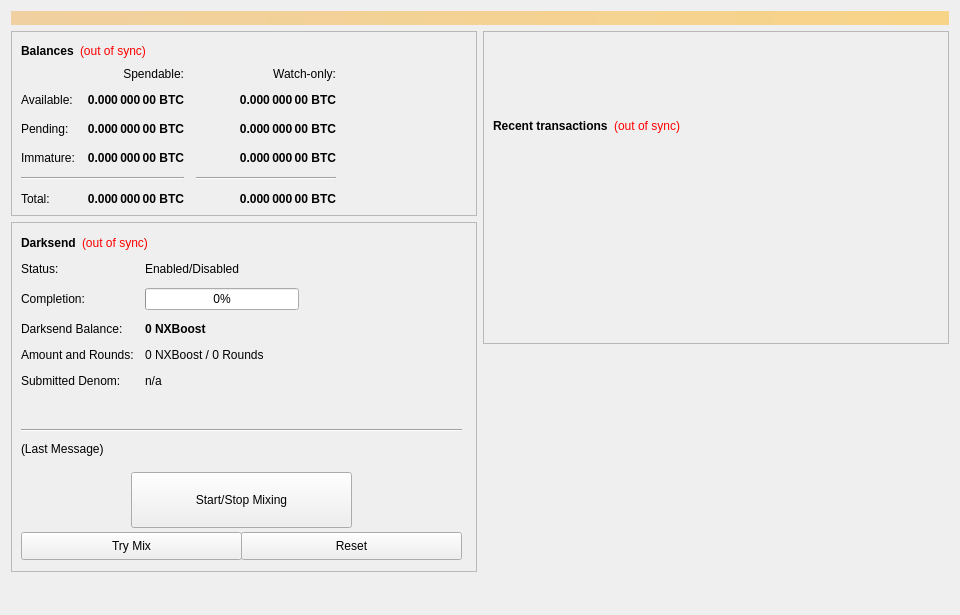
<?xml version="1.0" encoding="UTF-8"?>
<ui version="4.0">
 <class>OverviewPage</class>
 <widget class="QWidget" name="OverviewPage">
  <property name="geometry">
   <rect>
    <x>0</x>
    <y>0</y>
    <width>960</width>
    <height>615</height>
   </rect>
  </property>
  <property name="minimumSize">
   <size>
    <width>960</width>
    <height>0</height>
   </size>
  </property>
  <property name="windowTitle">
   <string>Form</string>
  </property>
  <layout class="QVBoxLayout" name="topLayout">
   <item>
    <widget class="QLabel" name="labelAlerts">
     <property name="visible">
      <bool>false</bool>
     </property>
     <property name="styleSheet">
      <string notr="true">background-color: qlineargradient(x1: 0, y1: 0, x2: 1, y2: 0, stop:0 #F0D0A0, stop:1 #F8D488); color:#000000;</string>
     </property>
     <property name="wordWrap">
      <bool>true</bool>
     </property>
     <property name="margin">
      <number>3</number>
     </property>
    </widget>
   </item>
   <item>
    <layout class="QHBoxLayout" name="horizontalLayout" stretch="1,1">
     <item>
      <layout class="QVBoxLayout" name="verticalLayout_2">
       <item>
        <widget class="QFrame" name="frame">
         <property name="frameShape">
          <enum>QFrame::StyledPanel</enum>
         </property>
         <property name="frameShadow">
          <enum>QFrame::Raised</enum>
         </property>
         <layout class="QVBoxLayout" name="verticalLayout_4">
          <item>
           <layout class="QHBoxLayout" name="horizontalLayout_4">
            <item>
             <widget class="QLabel" name="label_5">
              <property name="font">
               <font>
                <weight>75</weight>
                <bold>true</bold>
               </font>
              </property>
              <property name="text">
               <string>Balances</string>
              </property>
             </widget>
            </item>
            <item>
             <widget class="QLabel" name="labelWalletStatus">
              <property name="cursor">
               <cursorShape>WhatsThisCursor</cursorShape>
              </property>
              <property name="toolTip">
               <string>The displayed information may be out of date. Your wallet automatically synchronizes with the NXBoost network after a connection is established, but this process has not completed yet.</string>
              </property>
              <property name="styleSheet">
               <string notr="true">QLabel { color: red; }</string>
              </property>
              <property name="text">
               <string notr="true">(out of sync)</string>
              </property>
              <property name="alignment">
               <set>Qt::AlignLeading|Qt::AlignLeft|Qt::AlignVCenter</set>
              </property>
             </widget>
            </item>
            <item>
             <spacer name="horizontalSpacer_3">
              <property name="orientation">
               <enum>Qt::Horizontal</enum>
              </property>
              <property name="sizeHint" stdset="0">
               <size>
                <width>40</width>
                <height>20</height>
               </size>
              </property>
             </spacer>
            </item>
           </layout>
          </item>
          <item>
           <layout class="QGridLayout" name="gridLayout">
            <property name="spacing">
             <number>12</number>
            </property>
            <item row="2" column="2">
             <widget class="QLabel" name="labelWatchPending">
              <property name="font">
               <font>
                <weight>75</weight>
                <bold>true</bold>
               </font>
              </property>
              <property name="cursor">
               <cursorShape>IBeamCursor</cursorShape>
              </property>
              <property name="toolTip">
               <string>Unconfirmed transactions to watch-only addresses</string>
              </property>
              <property name="text">
               <string notr="true">0.000 000 00 BTC</string>
              </property>
              <property name="alignment">
               <set>Qt::AlignRight|Qt::AlignTrailing|Qt::AlignVCenter</set>
              </property>
              <property name="textInteractionFlags">
               <set>Qt::LinksAccessibleByMouse|Qt::TextSelectableByKeyboard|Qt::TextSelectableByMouse</set>
              </property>
             </widget>
            </item>
            <item row="2" column="1">
             <widget class="QLabel" name="labelUnconfirmed">
              <property name="font">
               <font>
                <weight>75</weight>
                <bold>true</bold>
               </font>
              </property>
              <property name="cursor">
               <cursorShape>IBeamCursor</cursorShape>
              </property>
              <property name="toolTip">
               <string>Total of transactions that have yet to be confirmed, and do not yet count toward the spendable balance</string>
              </property>
              <property name="text">
               <string notr="true">0.000 000 00 BTC</string>
              </property>
              <property name="alignment">
               <set>Qt::AlignRight|Qt::AlignTrailing|Qt::AlignVCenter</set>
              </property>
              <property name="textInteractionFlags">
               <set>Qt::LinksAccessibleByMouse|Qt::TextSelectableByKeyboard|Qt::TextSelectableByMouse</set>
              </property>
             </widget>
            </item>
            <item row="3" column="2">
             <widget class="QLabel" name="labelWatchImmature">
              <property name="font">
               <font>
                <weight>75</weight>
                <bold>true</bold>
               </font>
              </property>
              <property name="cursor">
               <cursorShape>IBeamCursor</cursorShape>
              </property>
              <property name="toolTip">
               <string>Staked or masternode rewards in watch-only addresses that has not yet matured</string>
              </property>
              <property name="text">
               <string notr="true">0.000 000 00 BTC</string>
              </property>
              <property name="alignment">
               <set>Qt::AlignRight|Qt::AlignTrailing|Qt::AlignVCenter</set>
              </property>
              <property name="textInteractionFlags">
               <set>Qt::LinksAccessibleByMouse|Qt::TextSelectableByKeyboard|Qt::TextSelectableByMouse</set>
              </property>
             </widget>
            </item>
            <item row="4" column="0" colspan="2">
             <widget class="Line" name="lineSpendableBalance">
              <property name="orientation">
               <enum>Qt::Horizontal</enum>
              </property>
             </widget>
            </item>
            <item row="4" column="2">
             <widget class="Line" name="lineWatchBalance">
              <property name="sizePolicy">
               <sizepolicy hsizetype="Preferred" vsizetype="Fixed">
                <horstretch>0</horstretch>
                <verstretch>0</verstretch>
               </sizepolicy>
              </property>
              <property name="minimumSize">
               <size>
                <width>140</width>
                <height>0</height>
               </size>
              </property>
              <property name="orientation">
               <enum>Qt::Horizontal</enum>
              </property>
             </widget>
            </item>
            <item row="5" column="0">
             <widget class="QLabel" name="labelTotalText">
              <property name="text">
               <string>Total:</string>
              </property>
             </widget>
            </item>
            <item row="3" column="1">
             <widget class="QLabel" name="labelImmature">
              <property name="font">
               <font>
                <weight>75</weight>
                <bold>true</bold>
               </font>
              </property>
              <property name="cursor">
               <cursorShape>IBeamCursor</cursorShape>
              </property>
              <property name="toolTip">
               <string>Staked or masternode rewards that has not yet matured</string>
              </property>
              <property name="text">
               <string notr="true">0.000 000 00 BTC</string>
              </property>
              <property name="alignment">
               <set>Qt::AlignRight|Qt::AlignTrailing|Qt::AlignVCenter</set>
              </property>
              <property name="textInteractionFlags">
               <set>Qt::LinksAccessibleByMouse|Qt::TextSelectableByKeyboard|Qt::TextSelectableByMouse</set>
              </property>
             </widget>
            </item>
            <item row="2" column="3">
             <spacer name="horizontalSpacer_2">
              <property name="orientation">
               <enum>Qt::Horizontal</enum>
              </property>
              <property name="sizeHint" stdset="0">
               <size>
                <width>40</width>
                <height>20</height>
               </size>
              </property>
             </spacer>
            </item>
            <item row="3" column="0">
             <widget class="QLabel" name="labelImmatureText">
              <property name="text">
               <string>Immature:</string>
              </property>
             </widget>
            </item>
            <item row="5" column="1">
             <widget class="QLabel" name="labelTotal">
              <property name="font">
               <font>
                <weight>75</weight>
                <bold>true</bold>
               </font>
              </property>
              <property name="cursor">
               <cursorShape>IBeamCursor</cursorShape>
              </property>
              <property name="toolTip">
               <string>Your current total balance</string>
              </property>
              <property name="text">
               <string notr="true">0.000 000 00 BTC</string>
              </property>
              <property name="alignment">
               <set>Qt::AlignRight|Qt::AlignTrailing|Qt::AlignVCenter</set>
              </property>
              <property name="textInteractionFlags">
               <set>Qt::LinksAccessibleByMouse|Qt::TextSelectableByKeyboard|Qt::TextSelectableByMouse</set>
              </property>
             </widget>
            </item>
            <item row="5" column="2">
             <widget class="QLabel" name="labelWatchTotal">
              <property name="font">
               <font>
                <weight>75</weight>
                <bold>true</bold>
               </font>
              </property>
              <property name="cursor">
               <cursorShape>IBeamCursor</cursorShape>
              </property>
              <property name="toolTip">
               <string>Current total balance in watch-only addresses</string>
              </property>
              <property name="text">
               <string notr="true">0.000 000 00 BTC</string>
              </property>
              <property name="alignment">
               <set>Qt::AlignRight|Qt::AlignTrailing|Qt::AlignVCenter</set>
              </property>
              <property name="textInteractionFlags">
               <set>Qt::LinksAccessibleByMouse|Qt::TextSelectableByKeyboard|Qt::TextSelectableByMouse</set>
              </property>
             </widget>
            </item>
            <item row="0" column="2">
             <widget class="QLabel" name="labelWatchonly">
              <property name="text">
               <string>Watch-only:</string>
              </property>
              <property name="alignment">
               <set>Qt::AlignRight|Qt::AlignTrailing|Qt::AlignVCenter</set>
              </property>
             </widget>
            </item>
            <item row="1" column="0">
             <widget class="QLabel" name="labelBalanceText">
              <property name="text">
               <string>Available:</string>
              </property>
             </widget>
            </item>
            <item row="1" column="1">
             <widget class="QLabel" name="labelBalance">
              <property name="font">
               <font>
                <weight>75</weight>
                <bold>true</bold>
               </font>
              </property>
              <property name="cursor">
               <cursorShape>IBeamCursor</cursorShape>
              </property>
              <property name="toolTip">
               <string>Your current spendable balance</string>
              </property>
              <property name="text">
               <string notr="true">0.000 000 00 BTC</string>
              </property>
              <property name="alignment">
               <set>Qt::AlignRight|Qt::AlignTrailing|Qt::AlignVCenter</set>
              </property>
              <property name="textInteractionFlags">
               <set>Qt::LinksAccessibleByMouse|Qt::TextSelectableByKeyboard|Qt::TextSelectableByMouse</set>
              </property>
             </widget>
            </item>
            <item row="1" column="2">
             <widget class="QLabel" name="labelWatchAvailable">
              <property name="font">
               <font>
                <weight>75</weight>
                <bold>true</bold>
               </font>
              </property>
              <property name="cursor">
               <cursorShape>IBeamCursor</cursorShape>
              </property>
              <property name="toolTip">
               <string>Your current balance in watch-only addresses</string>
              </property>
              <property name="text">
               <string notr="true">0.000 000 00 BTC</string>
              </property>
              <property name="alignment">
               <set>Qt::AlignRight|Qt::AlignTrailing|Qt::AlignVCenter</set>
              </property>
              <property name="textInteractionFlags">
               <set>Qt::LinksAccessibleByMouse|Qt::TextSelectableByKeyboard|Qt::TextSelectableByMouse</set>
              </property>
             </widget>
            </item>
            <item row="2" column="0">
             <widget class="QLabel" name="labelPendingText">
              <property name="text">
               <string>Pending:</string>
              </property>
             </widget>
            </item>
            <item row="0" column="1">
             <widget class="QLabel" name="labelSpendable">
              <property name="text">
               <string>Spendable:</string>
              </property>
              <property name="alignment">
               <set>Qt::AlignRight|Qt::AlignTrailing|Qt::AlignVCenter</set>
              </property>
             </widget>
            </item>
           </layout>
          </item>
         </layout>
        </widget>
       </item>
       <item>
        <widget class="QFrame" name="frameDarksend">
         <property name="minimumSize">
          <size>
           <width>0</width>
           <height>350</height>
          </size>
         </property>
         <property name="layoutDirection">
          <enum>Qt::LeftToRight</enum>
         </property>
         <property name="frameShape">
          <enum>QFrame::StyledPanel</enum>
         </property>
         <property name="frameShadow">
          <enum>QFrame::Raised</enum>
         </property>
         <widget class="QWidget" name="formLayoutWidget">
          <property name="geometry">
           <rect>
            <x>10</x>
            <y>40</y>
            <width>451</width>
            <height>161</height>
           </rect>
          </property>
          <layout class="QFormLayout" name="formLayout">
           <property name="fieldGrowthPolicy">
            <enum>QFormLayout::AllNonFixedFieldsGrow</enum>
           </property>
           <property name="horizontalSpacing">
            <number>11</number>
           </property>
           <property name="verticalSpacing">
            <number>12</number>
           </property>
           <item row="0" column="0">
            <widget class="QLabel" name="label_6">
             <property name="text">
              <string>Status:</string>
             </property>
            </widget>
           </item>
           <item row="1" column="0">
            <widget class="QLabel" name="label_7">
             <property name="text">
              <string>Completion:</string>
             </property>
            </widget>
           </item>
           <item row="1" column="1">
            <widget class="QProgressBar" name="DarksendProgress">
             <property name="maximumSize">
              <size>
               <width>154</width>
               <height>16777215</height>
              </size>
             </property>
             <property name="value">
              <number>0</number>
             </property>
            </widget>
           </item>
           <item row="2" column="0">
            <widget class="QLabel" name="labelAnonymizedText">
             <property name="text">
              <string>Darksend Balance:</string>
             </property>
            </widget>
           </item>
           <item row="2" column="1">
            <widget class="QLabel" name="labelAnonymized">
             <property name="font">
              <font>
               <weight>75</weight>
               <bold>true</bold>
              </font>
             </property>
             <property name="text">
              <string notr="true">0 NXBoost</string>
             </property>
            </widget>
           </item>
           <item row="3" column="0">
            <widget class="QLabel" name="label_8">
             <property name="text">
              <string>Amount and Rounds:</string>
             </property>
            </widget>
           </item>
           <item row="3" column="1">
            <widget class="QLabel" name="labelAmountRounds">
             <property name="text">
              <string>0 NXBoost / 0 Rounds</string>
             </property>
            </widget>
           </item>
           <item row="4" column="0">
            <widget class="QLabel" name="label_9">
             <property name="text">
              <string>Submitted Denom:</string>
             </property>
            </widget>
           </item>
           <item row="4" column="1">
            <widget class="QLabel" name="labelSubmittedDenom">
             <property name="toolTip">
              <string>The denominations you submitted to the Masternode.&lt;br&gt;To mix, other users must submit the exact same denominations.</string>
             </property>
             <property name="text">
              <string>n/a</string>
             </property>
            </widget>
           </item>
           <item row="0" column="1">
            <widget class="QLabel" name="DarksendEnabled">
             <property name="text">
              <string>Enabled/Disabled</string>
             </property>
            </widget>
           </item>
          </layout>
         </widget>
         <widget class="QPushButton" name="runAutoDenom">
          <property name="geometry">
           <rect>
            <x>251</x>
            <y>17</y>
            <width>1</width>
            <height>1</height>
           </rect>
          </property>
          <property name="palette">
           <palette>
            <active>
             <colorrole role="WindowText">
              <brush brushstyle="SolidPattern">
               <color alpha="255">
                <red>0</red>
                <green>0</green>
                <blue>0</blue>
               </color>
              </brush>
             </colorrole>
             <colorrole role="Button">
              <brush brushstyle="SolidPattern">
               <color alpha="255">
                <red>239</red>
                <green>238</green>
                <blue>238</blue>
               </color>
              </brush>
             </colorrole>
             <colorrole role="Light">
              <brush brushstyle="SolidPattern">
               <color alpha="255">
                <red>255</red>
                <green>255</green>
                <blue>255</blue>
               </color>
              </brush>
             </colorrole>
             <colorrole role="Midlight">
              <brush brushstyle="SolidPattern">
               <color alpha="255">
                <red>247</red>
                <green>246</green>
                <blue>246</blue>
               </color>
              </brush>
             </colorrole>
             <colorrole role="Dark">
              <brush brushstyle="SolidPattern">
               <color alpha="255">
                <red>119</red>
                <green>119</green>
                <blue>119</blue>
               </color>
              </brush>
             </colorrole>
             <colorrole role="Mid">
              <brush brushstyle="SolidPattern">
               <color alpha="255">
                <red>159</red>
                <green>159</green>
                <blue>159</blue>
               </color>
              </brush>
             </colorrole>
             <colorrole role="Text">
              <brush brushstyle="SolidPattern">
               <color alpha="255">
                <red>0</red>
                <green>0</green>
                <blue>0</blue>
               </color>
              </brush>
             </colorrole>
             <colorrole role="BrightText">
              <brush brushstyle="SolidPattern">
               <color alpha="255">
                <red>255</red>
                <green>255</green>
                <blue>255</blue>
               </color>
              </brush>
             </colorrole>
             <colorrole role="ButtonText">
              <brush brushstyle="SolidPattern">
               <color alpha="255">
                <red>0</red>
                <green>0</green>
                <blue>0</blue>
               </color>
              </brush>
             </colorrole>
             <colorrole role="Base">
              <brush brushstyle="SolidPattern">
               <color alpha="255">
                <red>255</red>
                <green>255</green>
                <blue>255</blue>
               </color>
              </brush>
             </colorrole>
             <colorrole role="Window">
              <brush brushstyle="SolidPattern">
               <color alpha="255">
                <red>239</red>
                <green>238</green>
                <blue>238</blue>
               </color>
              </brush>
             </colorrole>
             <colorrole role="Shadow">
              <brush brushstyle="SolidPattern">
               <color alpha="255">
                <red>0</red>
                <green>0</green>
                <blue>0</blue>
               </color>
              </brush>
             </colorrole>
             <colorrole role="AlternateBase">
              <brush brushstyle="SolidPattern">
               <color alpha="255">
                <red>247</red>
                <green>246</green>
                <blue>246</blue>
               </color>
              </brush>
             </colorrole>
             <colorrole role="ToolTipBase">
              <brush brushstyle="SolidPattern">
               <color alpha="255">
                <red>255</red>
                <green>255</green>
                <blue>220</blue>
               </color>
              </brush>
             </colorrole>
             <colorrole role="ToolTipText">
              <brush brushstyle="SolidPattern">
               <color alpha="255">
                <red>0</red>
                <green>0</green>
                <blue>0</blue>
               </color>
              </brush>
             </colorrole>
            </active>
            <inactive>
             <colorrole role="WindowText">
              <brush brushstyle="SolidPattern">
               <color alpha="255">
                <red>0</red>
                <green>0</green>
                <blue>0</blue>
               </color>
              </brush>
             </colorrole>
             <colorrole role="Button">
              <brush brushstyle="SolidPattern">
               <color alpha="255">
                <red>239</red>
                <green>238</green>
                <blue>238</blue>
               </color>
              </brush>
             </colorrole>
             <colorrole role="Light">
              <brush brushstyle="SolidPattern">
               <color alpha="255">
                <red>255</red>
                <green>255</green>
                <blue>255</blue>
               </color>
              </brush>
             </colorrole>
             <colorrole role="Midlight">
              <brush brushstyle="SolidPattern">
               <color alpha="255">
                <red>247</red>
                <green>246</green>
                <blue>246</blue>
               </color>
              </brush>
             </colorrole>
             <colorrole role="Dark">
              <brush brushstyle="SolidPattern">
               <color alpha="255">
                <red>119</red>
                <green>119</green>
                <blue>119</blue>
               </color>
              </brush>
             </colorrole>
             <colorrole role="Mid">
              <brush brushstyle="SolidPattern">
               <color alpha="255">
                <red>159</red>
                <green>159</green>
                <blue>159</blue>
               </color>
              </brush>
             </colorrole>
             <colorrole role="Text">
              <brush brushstyle="SolidPattern">
               <color alpha="255">
                <red>0</red>
                <green>0</green>
                <blue>0</blue>
               </color>
              </brush>
             </colorrole>
             <colorrole role="BrightText">
              <brush brushstyle="SolidPattern">
               <color alpha="255">
                <red>255</red>
                <green>255</green>
                <blue>255</blue>
               </color>
              </brush>
             </colorrole>
             <colorrole role="ButtonText">
              <brush brushstyle="SolidPattern">
               <color alpha="255">
                <red>0</red>
                <green>0</green>
                <blue>0</blue>
               </color>
              </brush>
             </colorrole>
             <colorrole role="Base">
              <brush brushstyle="SolidPattern">
               <color alpha="255">
                <red>255</red>
                <green>255</green>
                <blue>255</blue>
               </color>
              </brush>
             </colorrole>
             <colorrole role="Window">
              <brush brushstyle="SolidPattern">
               <color alpha="255">
                <red>239</red>
                <green>238</green>
                <blue>238</blue>
               </color>
              </brush>
             </colorrole>
             <colorrole role="Shadow">
              <brush brushstyle="SolidPattern">
               <color alpha="255">
                <red>0</red>
                <green>0</green>
                <blue>0</blue>
               </color>
              </brush>
             </colorrole>
             <colorrole role="AlternateBase">
              <brush brushstyle="SolidPattern">
               <color alpha="255">
                <red>247</red>
                <green>246</green>
                <blue>246</blue>
               </color>
              </brush>
             </colorrole>
             <colorrole role="ToolTipBase">
              <brush brushstyle="SolidPattern">
               <color alpha="255">
                <red>255</red>
                <green>255</green>
                <blue>220</blue>
               </color>
              </brush>
             </colorrole>
             <colorrole role="ToolTipText">
              <brush brushstyle="SolidPattern">
               <color alpha="255">
                <red>0</red>
                <green>0</green>
                <blue>0</blue>
               </color>
              </brush>
             </colorrole>
            </inactive>
            <disabled>
             <colorrole role="WindowText">
              <brush brushstyle="SolidPattern">
               <color alpha="255">
                <red>119</red>
                <green>119</green>
                <blue>119</blue>
               </color>
              </brush>
             </colorrole>
             <colorrole role="Button">
              <brush brushstyle="SolidPattern">
               <color alpha="255">
                <red>239</red>
                <green>238</green>
                <blue>238</blue>
               </color>
              </brush>
             </colorrole>
             <colorrole role="Light">
              <brush brushstyle="SolidPattern">
               <color alpha="255">
                <red>255</red>
                <green>255</green>
                <blue>255</blue>
               </color>
              </brush>
             </colorrole>
             <colorrole role="Midlight">
              <brush brushstyle="SolidPattern">
               <color alpha="255">
                <red>247</red>
                <green>246</green>
                <blue>246</blue>
               </color>
              </brush>
             </colorrole>
             <colorrole role="Dark">
              <brush brushstyle="SolidPattern">
               <color alpha="255">
                <red>119</red>
                <green>119</green>
                <blue>119</blue>
               </color>
              </brush>
             </colorrole>
             <colorrole role="Mid">
              <brush brushstyle="SolidPattern">
               <color alpha="255">
                <red>159</red>
                <green>159</green>
                <blue>159</blue>
               </color>
              </brush>
             </colorrole>
             <colorrole role="Text">
              <brush brushstyle="SolidPattern">
               <color alpha="255">
                <red>119</red>
                <green>119</green>
                <blue>119</blue>
               </color>
              </brush>
             </colorrole>
             <colorrole role="BrightText">
              <brush brushstyle="SolidPattern">
               <color alpha="255">
                <red>255</red>
                <green>255</green>
                <blue>255</blue>
               </color>
              </brush>
             </colorrole>
             <colorrole role="ButtonText">
              <brush brushstyle="SolidPattern">
               <color alpha="255">
                <red>119</red>
                <green>119</green>
                <blue>119</blue>
               </color>
              </brush>
             </colorrole>
             <colorrole role="Base">
              <brush brushstyle="SolidPattern">
               <color alpha="255">
                <red>239</red>
                <green>238</green>
                <blue>238</blue>
               </color>
              </brush>
             </colorrole>
             <colorrole role="Window">
              <brush brushstyle="SolidPattern">
               <color alpha="255">
                <red>239</red>
                <green>238</green>
                <blue>238</blue>
               </color>
              </brush>
             </colorrole>
             <colorrole role="Shadow">
              <brush brushstyle="SolidPattern">
               <color alpha="255">
                <red>0</red>
                <green>0</green>
                <blue>0</blue>
               </color>
              </brush>
             </colorrole>
             <colorrole role="AlternateBase">
              <brush brushstyle="SolidPattern">
               <color alpha="255">
                <red>239</red>
                <green>238</green>
                <blue>238</blue>
               </color>
              </brush>
             </colorrole>
             <colorrole role="ToolTipBase">
              <brush brushstyle="SolidPattern">
               <color alpha="255">
                <red>255</red>
                <green>255</green>
                <blue>220</blue>
               </color>
              </brush>
             </colorrole>
             <colorrole role="ToolTipText">
              <brush brushstyle="SolidPattern">
               <color alpha="255">
                <red>0</red>
                <green>0</green>
                <blue>0</blue>
               </color>
              </brush>
             </colorrole>
            </disabled>
           </palette>
          </property>
          <property name="focusPolicy">
           <enum>Qt::NoFocus</enum>
          </property>
          <property name="autoFillBackground">
           <bool>true</bool>
          </property>
          <property name="text">
           <string/>
          </property>
          <property name="flat">
           <bool>true</bool>
          </property>
         </widget>
         <widget class="QPushButton" name="toggleDarksend">
          <property name="geometry">
           <rect>
            <x>120</x>
            <y>250</y>
            <width>221</width>
            <height>56</height>
           </rect>
          </property>
          <property name="sizePolicy">
           <sizepolicy hsizetype="MinimumExpanding" vsizetype="Fixed">
            <horstretch>0</horstretch>
            <verstretch>0</verstretch>
           </sizepolicy>
          </property>
          <property name="text">
           <string>Start/Stop Mixing</string>
          </property>
         </widget>
         <widget class="Line" name="lineLastMessage">
          <property name="geometry">
           <rect>
            <x>10</x>
            <y>200</y>
            <width>441</width>
            <height>16</height>
           </rect>
          </property>
          <property name="orientation">
           <enum>Qt::Horizontal</enum>
          </property>
         </widget>
         <widget class="QLabel" name="DarksendStatus">
          <property name="geometry">
           <rect>
            <x>10</x>
            <y>220</y>
            <width>451</width>
            <height>61</height>
           </rect>
          </property>
          <property name="minimumSize">
           <size>
            <width>288</width>
            <height>43</height>
           </size>
          </property>
          <property name="text">
           <string>(Last Message)</string>
          </property>
          <property name="alignment">
           <set>Qt::AlignLeading|Qt::AlignLeft|Qt::AlignTop</set>
          </property>
          <property name="wordWrap">
           <bool>true</bool>
          </property>
         </widget>
         <widget class="QPushButton" name="DarksendAuto">
          <property name="geometry">
           <rect>
            <x>10</x>
            <y>310</y>
            <width>221</width>
            <height>28</height>
           </rect>
          </property>
          <property name="sizePolicy">
           <sizepolicy hsizetype="MinimumExpanding" vsizetype="Fixed">
            <horstretch>0</horstretch>
            <verstretch>0</verstretch>
           </sizepolicy>
          </property>
          <property name="toolTip">
           <string>Try to manually submit a Darksend request.</string>
          </property>
          <property name="text">
           <string>Try Mix</string>
          </property>
         </widget>
         <widget class="QPushButton" name="DarksendReset">
          <property name="geometry">
           <rect>
            <x>230</x>
            <y>310</y>
            <width>221</width>
            <height>28</height>
           </rect>
          </property>
          <property name="sizePolicy">
           <sizepolicy hsizetype="MinimumExpanding" vsizetype="Fixed">
            <horstretch>0</horstretch>
            <verstretch>0</verstretch>
           </sizepolicy>
          </property>
          <property name="toolTip">
           <string>Reset the current status of Darksend (can interrupt Darksend if it's in the process of Mixing, which can cost you money!)</string>
          </property>
          <property name="autoFillBackground">
           <bool>false</bool>
          </property>
          <property name="text">
           <string>Reset</string>
          </property>
         </widget>
         <widget class="QWidget" name="layoutWidget">
          <property name="geometry">
           <rect>
            <x>10</x>
            <y>10</y>
            <width>431</width>
            <height>22</height>
           </rect>
          </property>
          <layout class="QHBoxLayout" name="horizontalLayout_5">
           <item>
            <widget class="QLabel" name="label_2">
             <property name="font">
              <font>
               <weight>75</weight>
               <bold>true</bold>
              </font>
             </property>
             <property name="text">
              <string>Darksend</string>
             </property>
            </widget>
           </item>
           <item>
            <widget class="QLabel" name="labelDarksendSyncStatus">
             <property name="toolTip">
              <string>The displayed information may be out of date. Your wallet automatically synchronizes with the NXBoost network after a connection is established, but this process has not completed yet.</string>
             </property>
             <property name="styleSheet">
              <string notr="true">QLabel { color: red; }</string>
             </property>
             <property name="text">
              <string notr="true">(out of sync)</string>
             </property>
             <property name="alignment">
              <set>Qt::AlignLeading|Qt::AlignLeft|Qt::AlignVCenter</set>
             </property>
            </widget>
           </item>
           <item>
            <spacer name="horizontalSpacer_4">
             <property name="orientation">
              <enum>Qt::Horizontal</enum>
             </property>
             <property name="sizeHint" stdset="0">
              <size>
               <width>40</width>
               <height>20</height>
              </size>
             </property>
            </spacer>
           </item>
          </layout>
         </widget>
        </widget>
       </item>
       <item>
        <spacer name="verticalSpacer">
         <property name="orientation">
          <enum>Qt::Vertical</enum>
         </property>
         <property name="sizeHint" stdset="0">
          <size>
           <width>20</width>
           <height>40</height>
          </size>
         </property>
        </spacer>
       </item>
      </layout>
     </item>
     <item>
      <layout class="QVBoxLayout" name="verticalLayout_3">
       <item>
        <widget class="QFrame" name="frame_2">
         <property name="frameShape">
          <enum>QFrame::StyledPanel</enum>
         </property>
         <property name="frameShadow">
          <enum>QFrame::Raised</enum>
         </property>
         <layout class="QVBoxLayout" name="verticalLayout">
          <item>
           <spacer name="verticalSpacer_3">
            <property name="orientation">
             <enum>Qt::Vertical</enum>
            </property>
            <property name="sizeType">
             <enum>QSizePolicy::Fixed</enum>
            </property>
            <property name="sizeHint" stdset="0">
             <size>
              <width>20</width>
              <height>75</height>
             </size>
            </property>
           </spacer>
          </item>
          <item>
           <layout class="QHBoxLayout" name="horizontalLayout_2">
            <item>
             <widget class="QLabel" name="label_4">
              <property name="font">
               <font>
                <weight>75</weight>
                <bold>true</bold>
               </font>
              </property>
              <property name="text">
               <string>Recent transactions</string>
              </property>
             </widget>
            </item>
            <item>
             <widget class="QLabel" name="labelTransactionsStatus">
              <property name="cursor">
               <cursorShape>WhatsThisCursor</cursorShape>
              </property>
              <property name="toolTip">
               <string>The displayed information may be out of date. Your wallet automatically synchronizes with the NXBoost network after a connection is established, but this process has not completed yet.</string>
              </property>
              <property name="styleSheet">
               <string notr="true">QLabel { color: red; }</string>
              </property>
              <property name="text">
               <string notr="true">(out of sync)</string>
              </property>
              <property name="alignment">
               <set>Qt::AlignRight|Qt::AlignTrailing|Qt::AlignVCenter</set>
              </property>
             </widget>
            </item>
            <item>
             <spacer name="horizontalSpacer">
              <property name="orientation">
               <enum>Qt::Horizontal</enum>
              </property>
              <property name="sizeHint" stdset="0">
               <size>
                <width>40</width>
                <height>20</height>
               </size>
              </property>
             </spacer>
            </item>
           </layout>
          </item>
          <item>
           <widget class="QListView" name="listTransactions">
            <property name="styleSheet">
             <string notr="true">QListView { background: transparent; }</string>
            </property>
            <property name="frameShape">
             <enum>QFrame::NoFrame</enum>
            </property>
            <property name="verticalScrollBarPolicy">
             <enum>Qt::ScrollBarAlwaysOff</enum>
            </property>
            <property name="horizontalScrollBarPolicy">
             <enum>Qt::ScrollBarAlwaysOff</enum>
            </property>
            <property name="selectionMode">
             <enum>QAbstractItemView::NoSelection</enum>
            </property>
           </widget>
          </item>
         </layout>
        </widget>
       </item>
       <item>
        <spacer name="verticalSpacer_2">
         <property name="orientation">
          <enum>Qt::Vertical</enum>
         </property>
         <property name="sizeType">
          <enum>QSizePolicy::Expanding</enum>
         </property>
         <property name="sizeHint" stdset="0">
          <size>
           <width>20</width>
           <height>40</height>
          </size>
         </property>
        </spacer>
       </item>
      </layout>
     </item>
    </layout>
   </item>
  </layout>
 </widget>
 <resources/>
 <connections/>
</ui>
